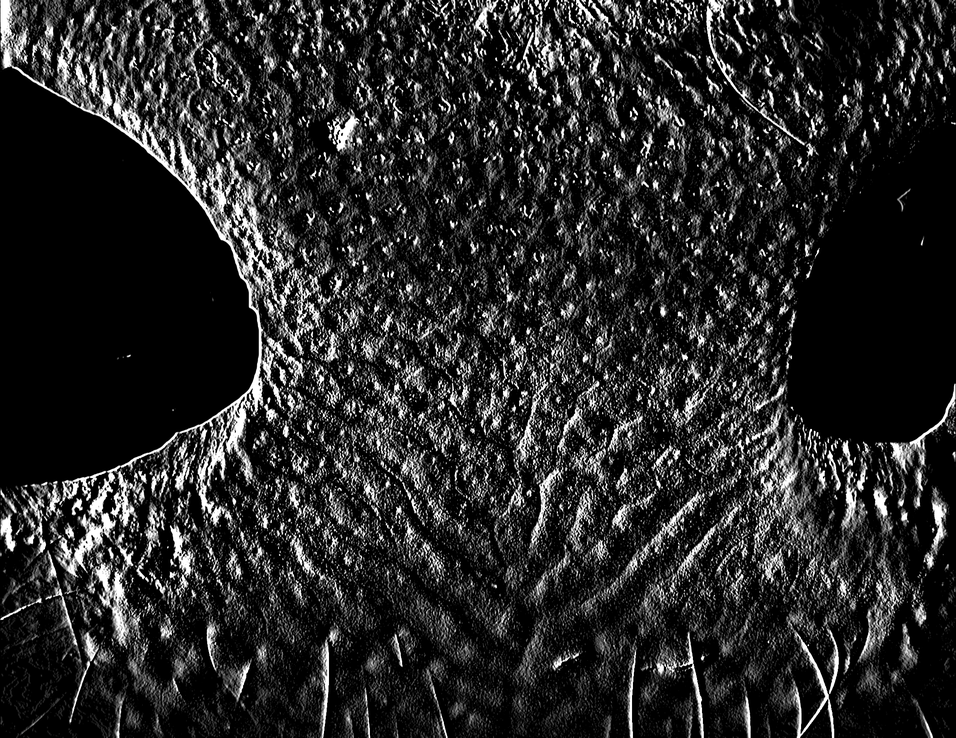
#> input picture cv/testnonostrils_sobelx1.png, 956 x 738 px, shrunk from 2104 x 1624 before the run, found by its file name
$ python region_adaptive_bin.py
#> lines starting #> are read from the running program, lines starting #| are printed output that depends on the picture; after the words box and inside, x2 and y2 are one past the last pixel; in counts of white or black regions, pixels touching at a corner belong together
import cv2
import numpy as np

# Load input image in grayscale
img = cv2.imread('cv\\testnonostrils_sobelx1.png', 0)
#> img is the input picture: shape (738, 956); min 0, max 255, mean 40.1

# Set the block size for adaptive thresholding
block_size = 41

# Compute local adaptive threshold for each pixel
adaptive_thresh = cv2.adaptiveThreshold(img, 255, cv2.ADAPTIVE_THRESH_GAUSSIAN_C, cv2.THRESH_BINARY, block_size, 6)
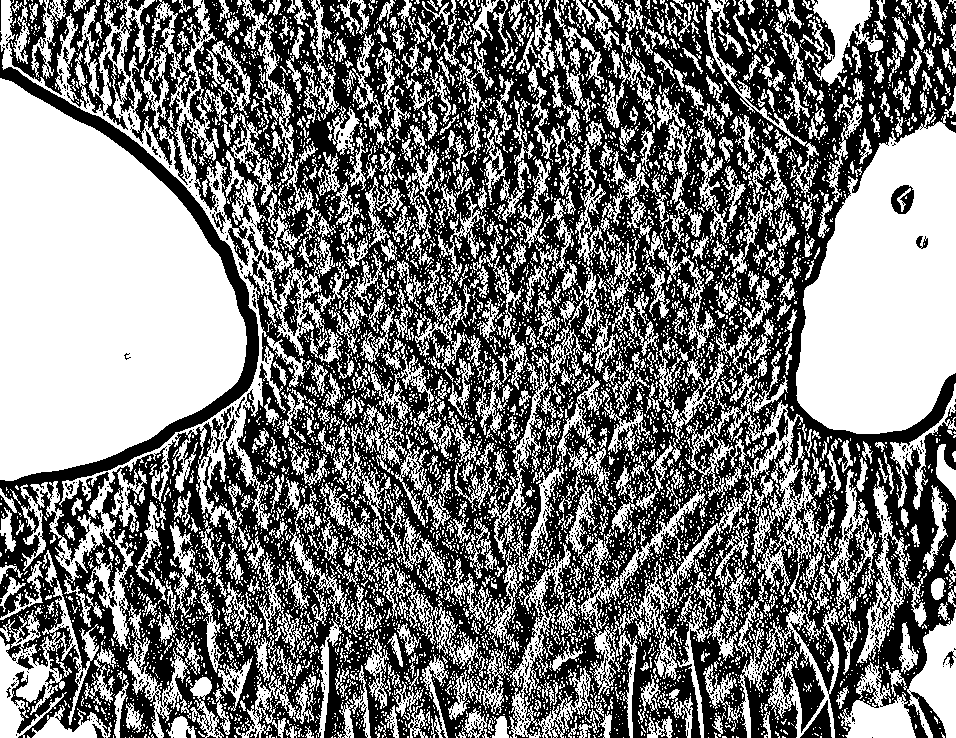
#> adaptive_thresh: shape (738, 956); 47.8% white; 7265 white regions (6332 under 20 px), largest, box (x1, y1, x2, y2) and area: (0, 78, 247, 481) 68632, (796, 111, 956, 434) 37390, (0, 0, 336, 627) 23473

$ run again, with cv/cow1_sobelx1.png copied over cv/testnonostrils_sobelx1.png
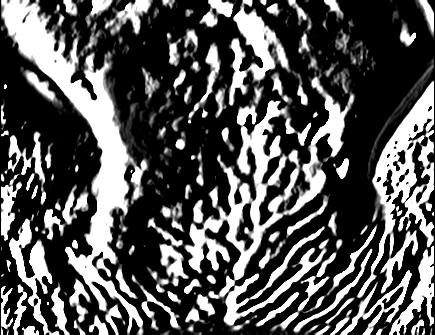
#> input picture cv/cow1_sobelx1.png, 435 x 335 px, found by its file name
#> img is the input picture: shape (335, 435); min 0, max 255, mean 85.3
#> `adaptive_thresh = cv2.adaptiveThreshold(img, 255, cv2.ADAPTIVE_THRESH_..`:
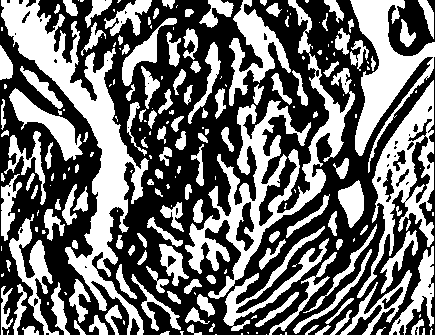
#> adaptive_thresh: shape (335, 435); 43.5% white; 219 white regions (86 under 20 px), largest, box (x1, y1, x2, y2) and area: (1, 0, 149, 335) 10804, (185, 0, 355, 299) 9583, (350, 0, 435, 173) 5180

$ run again, with cv/ridges.png copied over cv/testnonostrils_sobelx1.png
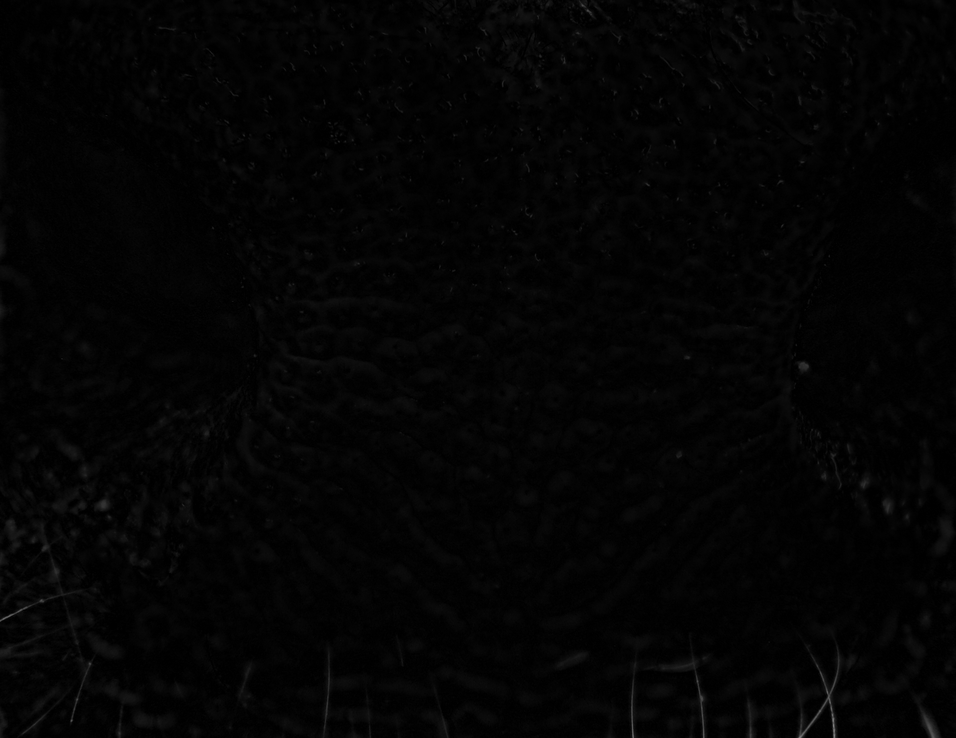
#> input picture cv/ridges.png, 956 x 738 px, shrunk from 2104 x 1624 before the run, found by its file name
#> img is the input picture: shape (738, 956); min 0, max 130, mean 3.7
#> `adaptive_thresh = cv2.adaptiveThreshold(img, 255, cv2.ADAPTIVE_THRESH_..`:
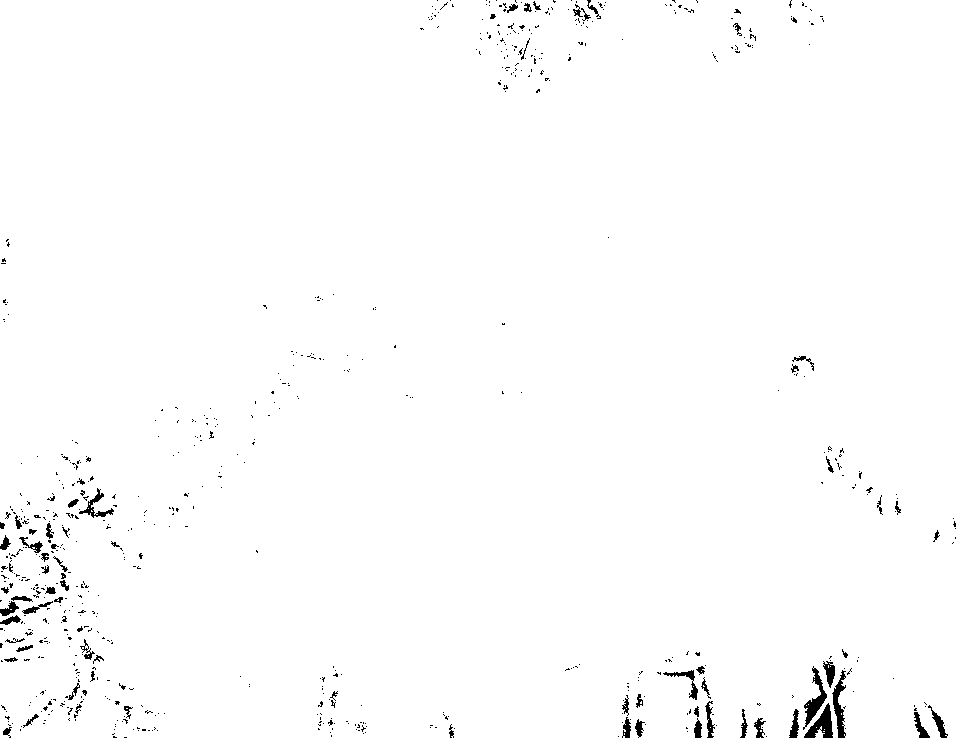
#> adaptive_thresh: shape (738, 956); 98.8% white; 688 black regions (613 under 20 px), largest, box (x1, y1, x2, y2) and area: (804, 703, 833, 738) 466, (803, 666, 827, 730) 465, (832, 670, 846, 738) 424

$ run again, with cv/test_sobelx.png copied over cv/testnonostrils_sobelx1.png
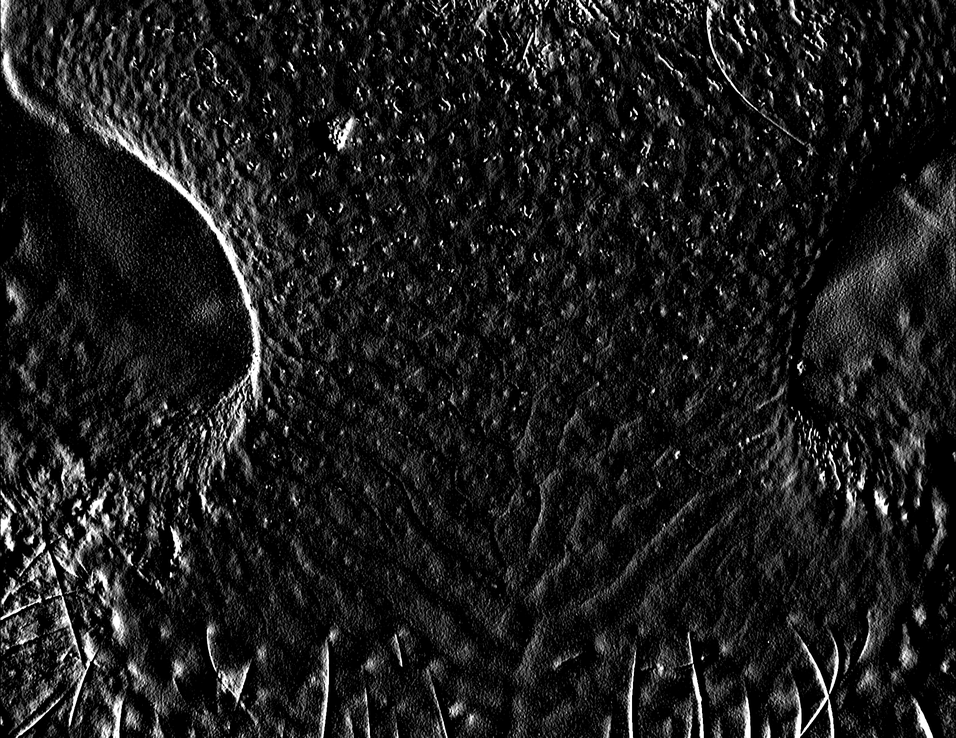
#> input picture cv/test_sobelx.png, 956 x 738 px, shrunk from 2104 x 1624 before the run, found by its file name
#> img is the input picture: shape (738, 956); min 0, max 255, mean 28.6
#> `adaptive_thresh = cv2.adaptiveThreshold(img, 255, cv2.ADAPTIVE_THRESH_..`:
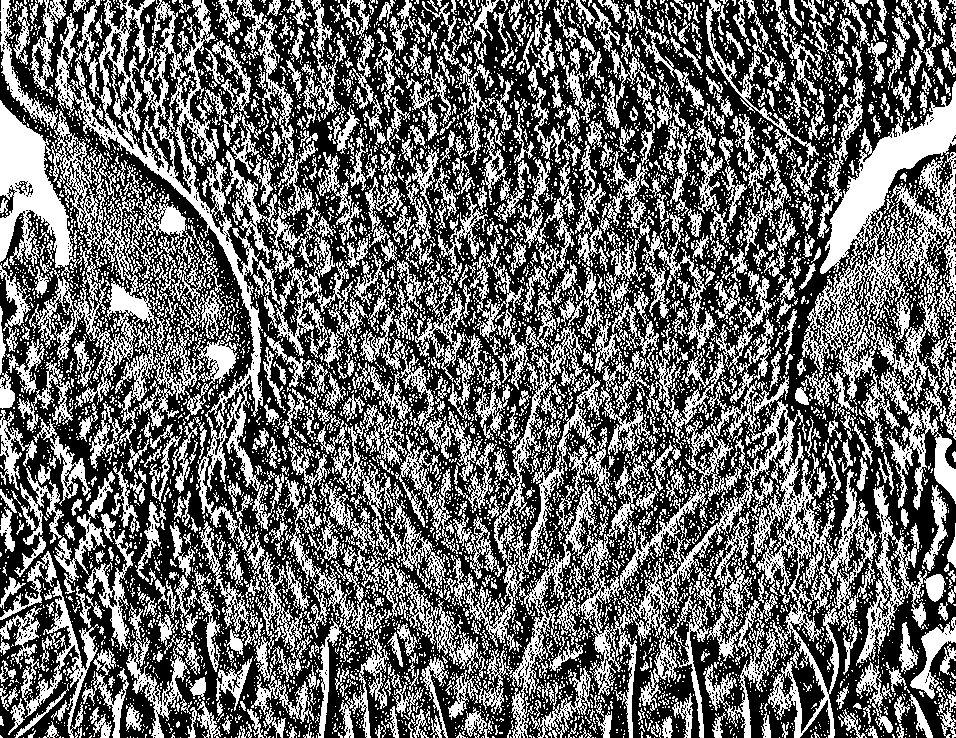
#> adaptive_thresh: shape (738, 956); 41.5% white; 8050 white regions (7088 under 20 px), largest, box (x1, y1, x2, y2) and area: (802, 81, 956, 417) 18347, (55, 0, 284, 569) 17778, (630, 400, 879, 738) 14333
